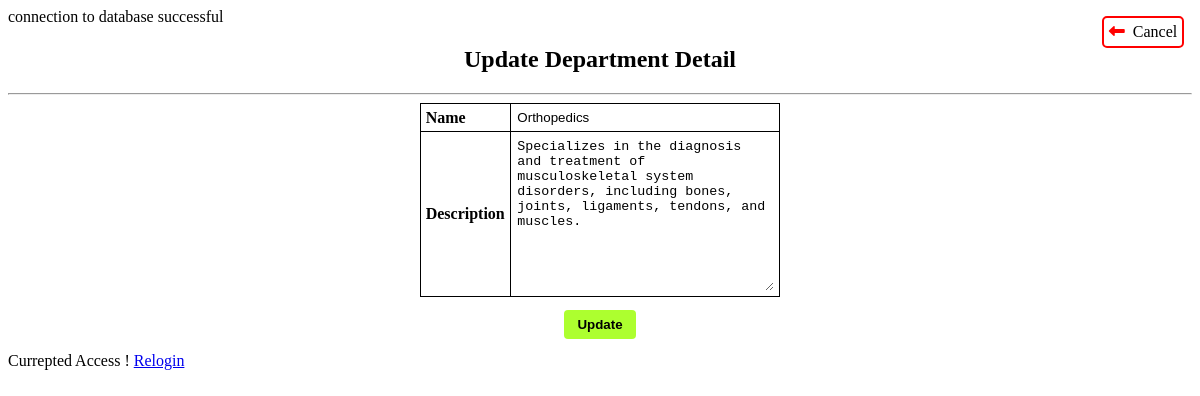
Page /admin/EditDetail.php?t=spec_list&id=1 on the committed database.
### tables this page shows
CREATE TABLE `spec_list` (
  `id` int(11) NOT NULL,
  `name` varchar(50) NOT NULL,
  `spec_desc` varchar(5000) NOT NULL,
  `creation_date` timestamp NOT NULL DEFAULT current_timestamp() ON UPDATE current_timestamp()
);

### admin/EditDetail.php (the view, shortened to what this page needs)
<?php
include './../config.php';
$tableName = $_GET['t'];
$id = $_GET['id'];
?>
<head>
    <link href="https://cdnjs.cloudflare.com/ajax/libs/font-awesome/6.4.0/css/all.min.css" rel="stylesheet">
</head>
<span onclick="window.location.href='admin.php'" class="cancel"><a href=""><i class="fa-solid fa-left-long"></i></a>&nbsp; Cancel</span>
<?php
$row = $conn->query("SELECT * FROM `" . $tableName . "` WHERE id='" . $id . "';")->fetch_assoc();
switch ($tableName) {
    case 'spec_list':
?>
        <form action="" method="post">
            <h2>Update Department Detail</h2>
            <hr>
            <table>
                <tr>
                    <th>Name</th>
                    <td><input type="text" name="name" value="<?php echo $row['name'] ?>" required></td>
                </tr>
                <tr>
                    <th>Description</th>
                    <td><textarea name="desc" cols="30" rows="10" required><?php echo $row['spec_desc'] ?></textarea>
                    </td>
                </tr>
            </table>
            <button name="dept_update">Update</button>
        </form>
    <?php
        break;
    ?>
<?php
}
if ($_SESSION['aId']) {
    if (isset($_POST['dept_update'])) {
        if ($conn->query("UPDATE `spec_list` SET `name`='" . $_POST['name'] . "',`spec_desc`='" . $_POST['desc'] . "' WHERE id='" . $id . "';")) {
            echo "<script>alert('Data Updation Successfully');window.location.href='admin.php'</script>";
        } else {
            echo "<script>alert('Error while updating.')</script>";
        }
    }
    if (isset($_POST['doc_update'])) {
        if ($conn->query("UPDATE `doctor` SET `name`='" . $_POST['name'] . "',`dob`='" . $_POST['dob'] . "',`gender`='" . $_POST['gender'] . "',`education`='" . $_POST['education'] . "',`spec_id`='" . $_POST['spec_id'] . "',`phone`='" . $_POST['phone'] . "',`email`='" . $_POST['email'] . "',`address`='" . $_POST['address'] . "',`license_info`='" . $_POST['license_info'] . "',`experience`='" . $_POST['experience'] . "', `fees`='" . $_POST['fees'] . "',`updation_date`=CURRENT_TIMESTAMP WHERE id='" . $id . "'")) {
            echo "<script>alert('Data Updation Successfully');window.location.href='admin.php'</script>";
        } else {
            echo "<script>alert('Error while updating.')</script>";
        }
    }
    if (isset($_POST['pat_update'])) {
        if ($conn->query("UPDATE `patient` SET `name`='" . $_POST['name'] . "',`fname`='" . $_POST['fname'] . "',`dob`='" . $_POST['dob'] . "',`gender`='" . $_POST['gender'] . "',`phone`='" . $_POST['phone'] . "',`email`='" . $_POST['email'] . "',`emergency_contact`='" . $_POST['emrphone'] . "',`disease`='" . $_POST['disease'] . "',`treatment_status`='" . $_POST['treatSts'] . "', `updation_date`= CURRENT_TIMESTAMP WHERE id=" . $id)) {
            echo "<script>alert('Data Updation Successfully');window.location.href='admin.php'</script>";
        } else {
            echo "<script>alert('Error while updating.')</script>";
        }
    }
    if (isset($_POST['query_update'])) {
        if ($conn->query("UPDATE `queries` SET `intended_dept_id`='" . $_POST['dept_id'] . "',`query_response`='" . $_POST['q_res'] . "' WHERE id=" . $id)) {
            echo "<script>alert('Data Updation Successfully');window.location.href='admin.php'</script>";
        } else {
            echo "<script>alert('Error while updating.')</script>";
        }
    }
} else {
    echo "Currepted Access ! <a href='./adminLogin.php'>Relogin</a> ";
}

### admin/EditDetail.php (style rules this page uses)
form { margin: auto; text-align: center; }
table { margin: auto; border-collapse: collapse; }
td, th { padding: 0.3em; border: 1px solid black; text-align: left; }
input, textarea { outline: 0; border: 0; }
button { background-color: greenyellow; margin: 1em auto; padding: 0.5em 1em; outline: 0; border: 0; font-weight: bold; border-radius: 0.3em; }
.cancel { position: absolute; top: 1em; right: 1em; padding: 0.3em; border: 2px red solid; cursor: pointer; transition-duration: 0.5s; border-radius: 5px; }
.cancel i { transition-duration: 0.5s; color: red; }

### rows in the picture
spec_list: name "Orthopedics", desc "Specializes in the diagnosis and treatment of musculoskeletal system disorders, including bones, joints, ligaments, tendons, and muscles."
